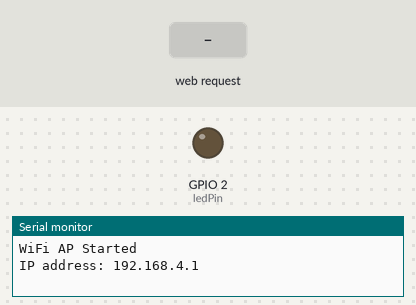
The sketch below on a simulated ESP32. Parts: output pins drawn as LEDs (lit = HIGH), the last lines printed to the serial monitor. Inputs (shaded band) come from the test bench.

Above: at 1.2 s.
1.3 s: HTTP request GET /ON received
At 2.5 s:
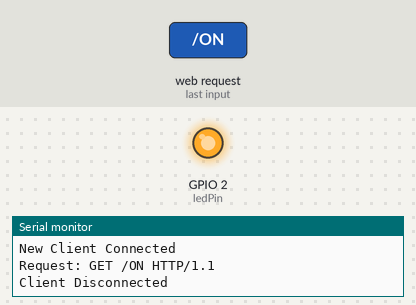
2.8 s: HTTP request GET /OFF received
At 3.7 s:
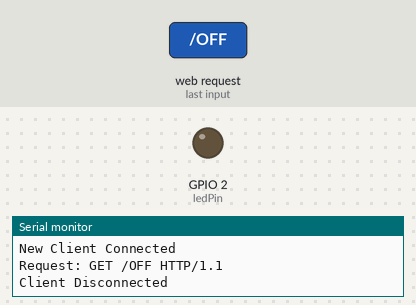
Timing chart, 0 to 5.8 s (numbered marks = the images above; inputs shaded):
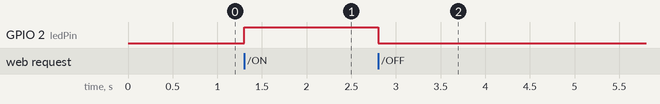

The sketch:

sketch_oct14b.ino
```cpp
#include <WiFi.h>
const char* ssid = "ESP32_LED";      // Wi-Fi SSID
const char* password = "12345678";   // Wi-Fi Password
// esp32 wifi network is created
WiFiServer server(80);		// wifi server is created with object name server
const int ledPin = 2;
void setup() {
  Serial.begin(115200);
  pinMode(ledPin, OUTPUT);
  digitalWrite(ledPin, LOW);
  // Start Wi-Fi Access Point
  WiFi.softAP(ssid, password);
  Serial.println("WiFi AP Started");
  Serial.print("IP address: ");
  Serial.println(WiFi.softAPIP());
  server.begin();					// starts the server
}
void loop() {
WiFiClient client = server.available();	// check if server has any clients request
  if (client) {
          Serial.println("New Client Connected");
          String request = client.readStringUntil('\r');

//  "GET /ON HTTP/1.1"  is the msg sent from client to server

          Serial.println("Request: " + request);
          client.flush();
              // Control LED
              if (request.indexOf("/ON") != -1) {
                digitalWrite(ledPin, HIGH);
              } else if (request.indexOf("/OFF") != -1) {
                digitalWrite(ledPin, LOW);
              }
          // Send HTML response
          client.println("HTTP/1.1 200 OK");
          client.println("Content-Type: text/html");
          client.println("Connection: close");
          client.println();
          client.println("<!DOCTYPE html><html>");
          client.println("<head><title>ESP32 LED Control</title></head>");
          client.println("<body><h1>LED Control</h1>");
          client.println("<p><a href=\"/ON\"><button>ON</button></a></p>");
          client.println("<p><a href=\"/OFF\"><button>OFF</button></a></p>");
          client.println("</body></html>");
          delay(1);
          client.stop();
          Serial.println("Client Disconnected");
  }
}
```

Measured:
- after the input at 1.3 s, GPIO 2 (ledPin): LOW → HIGH at once
- after the input at 2.8 s, GPIO 2 (ledPin): HIGH → LOW at once
